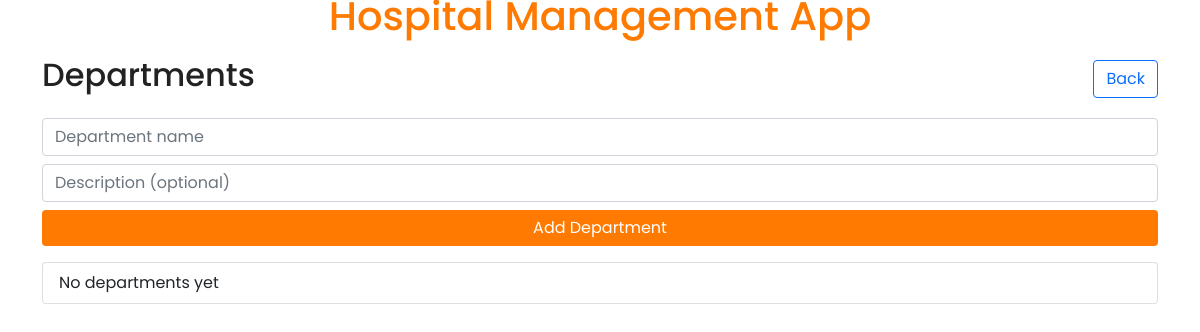
/admin/departments, run on an earlier commit of the app's database.
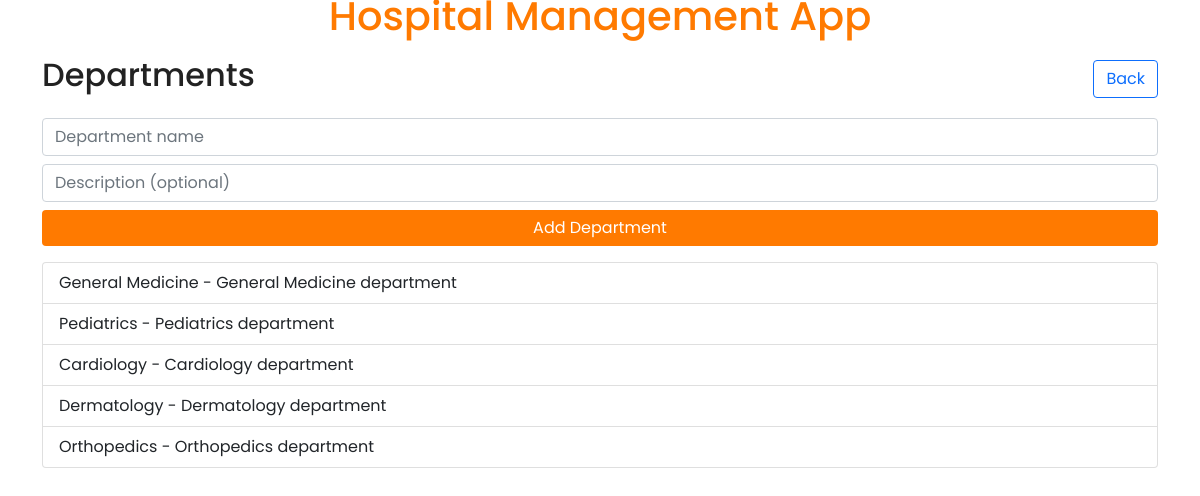
And on a later commit of the database.
### backend/models.py (models this page shows)
class Department(db.Model):
  __tablename__ = 'departments'
  id = db.Column(db.Integer, primary_key=True)
  name = db.Column(db.String, unique=True, nullable=False)
  description = db.Column(db.String)
  doctors = db.relationship('Doctor', backref='specialization_obj', lazy='dynamic', passive_deletes=True)

### backend/controller.py (the view, shortened to what this page needs)
    @app.route('/admin/departments', methods=['GET', 'POST'])
    def route_show_admin_departments():
        departments = Department.query.with_entities(Department.id, Department.name, Department.description).all()
        return render_template('admin/departments_list.html', departments=departments)

### templates/admin/departments_list.html (shortened to what this page needs)
{% extends "base.html" %}
{% block main_content %}
<div class="d-flex justify-content-between align-items-center mb-3">
  <h2>Departments</h2>
  <a class="btn btn-outline-primary" href="{{ url_for('route_show_admin_dashboard') }}">Back</a>
</div>
<form method="post" class="mb-3">
  <div class="mb-2"><input name="department_name" class="form-control" placeholder="Department name" required></div>
  <div class="mb-2"><input name="department_description" class="form-control" placeholder="Description (optional)"></div>
  <div class="d-grid"><button class="btn btn-primary-action" type="submit">Add Department</button></div>
</form>
<ul class="list-group">
  {% for dept in departments %}
  <li class="list-group-item">{{ dept.name }} - {{ dept.description or '' }}</li>
  {% endfor %}
  {% if departments|length == 0 %}
  <li class="list-group-item">No departments yet</li>
  {% endif %}
</ul>
{% endblock %}

### templates/base.html (shortened to what this page needs)
<!doctype html>
<html lang="en">
  <head>
    <link href="https://cdn.jsdelivr.net/npm/bootstrap@5.0.2/dist/css/bootstrap.min.css" rel="stylesheet">
    <link rel="stylesheet" href="{{ url_for('static', filename='css/style.css') }}">
  </head>
  <body style="font-family: 'Poppins', sans-serif; background-color: #fff;">
    <header class="d-flex align-items-center px-4 py-3" style="position:relative;">
      <h1 class="m-0">Hospital Management App</h1>
    </header>
    <main class="container my-4">
      {% block main_content %}{% endblock %}
    </main>
  </body>
</html>

### static/css/style.css (style rules this page uses)
:root { --primary-orange: #ff7a00; --primary-orange-dark: #e66800; --neutral-muted: #6c757d; --available-green: #d4f7d4; --unavailable-red: #ffd6d6; }
body { background-color: #ffffff; color: #222222; font-family: 'Poppins', sans-serif; }
header h1 { color: var(--primary-orange); }
header { position: relative; }
header h1 { position: absolute; left: 50%; transform: translateX(-50%); margin: 0; }
.btn-primary-action { background-color: var(--primary-orange); color: #ffffff; border: none; }

What changed in the data, as far as the page shows it:
added Department: name "General Medicine", description "General Medicine department"
added Department: name "Pediatrics", description "Pediatrics department"
added Department: name "Cardiology", description "Cardiology department"
added Department: name "Dermatology", description "Dermatology department"
added Department: name "Orthopedics", description "Orthopedics department"
Also different on the page:
text no longer shown: "No departments yet"
